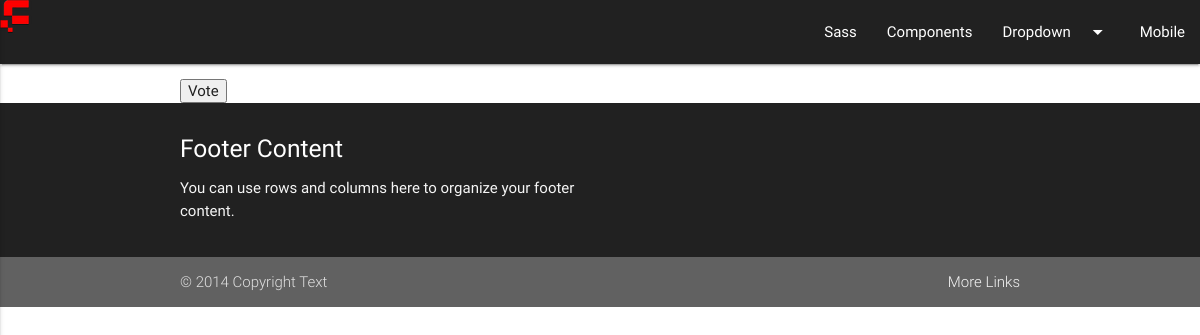
Before: /teams/2/ with the older database file.
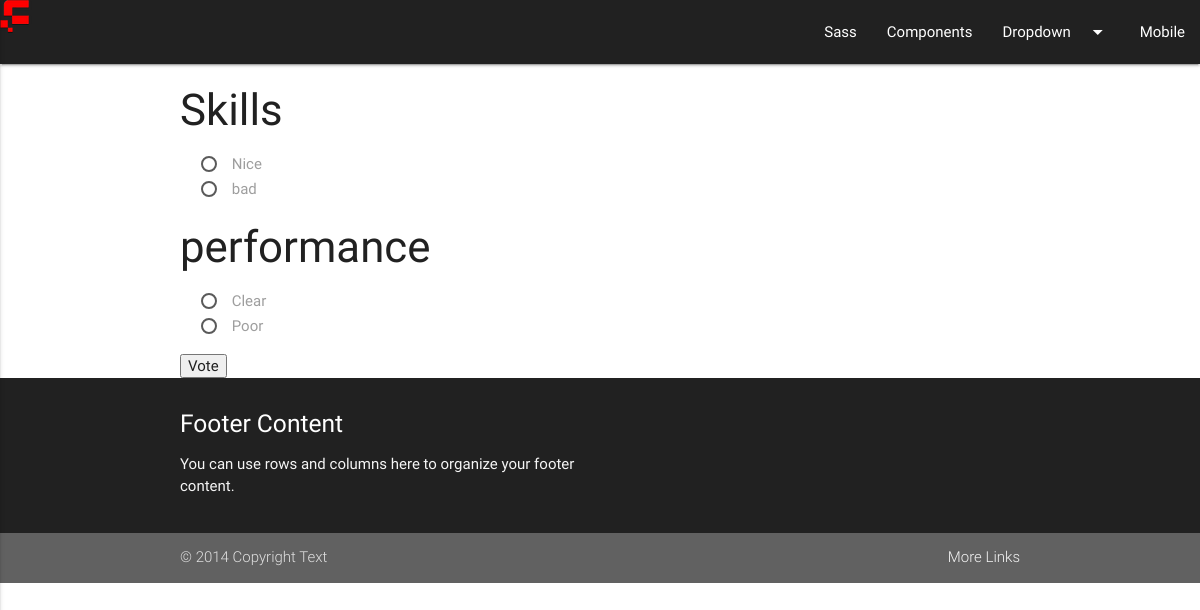
After: the same page with the newer database file.
### polls/models.py (models this page shows, shortened)
class Question(models.Model):
    question_id = models.AutoField(primary_key=True)
    team = models.ForeignKey(Teams, on_delete=models.CASCADE)
    question_text = models.CharField(max_length=200)
    pub_date = models.DateTimeField('date published')

class Choice(models.Model):
    choice_id = models.AutoField(primary_key=True)
    question = models.ForeignKey(Question, on_delete=models.CASCADE)
    choice_text = models.CharField(max_length=200)
    votes = models.IntegerField(default=0)

### polls/views.py (the view)
# urls.py: url(r'^teams/(?P<team_id>[0-9]+)/$', views.team, name='team'),
def team(request, team_id):
    try:
        team = Teams.objects.get(pk=team_id)
    except Teams.DoesNotExist:
        raise Http404("Question does not exist")
    questions = Question.objects.filter(team=team_id).all()
    args = {
        'questions': questions,
        'team':team,
    }
    return render(request, 'team.html', args)

### polls/templates/team.html (shortened to what this page needs)
<!DOCTYPE html>
<html lang="en">
{% include "header.html" %}
<body>
{% include "navbar.html" %}
<div class="container">
    <form action="/teams/{{team.team_id}}/vote/" method="post">
    <ul>
        {% if questions is not None %}
            {% for question in questions %}
                <li>
                    <h3>{{ question.question_text }}</h3>
                    {% for choice in question.choice_set.all %}
                        <label for="{{question.question_id}}{{ forloop.counter }}">{{ choice.choice_text }}</label><br />
                    {% endfor %}
                </li>
            {% endfor %}
        {% else %}
            <p>No questions are available.</p>
        {% endif %}
    </ul>
    <input type="submit" value="Vote" />
</form>
</div>
{% include "footer.html"%}
</body>
</html>

Changed rows visible on the page:
added Question: question_text "Skills"
added Choice: choice_text "Nice", shown under "Skills"
added Choice: choice_text "bad", shown under "Skills"
added Question: question_text "performance"
added Choice: choice_text "Clear", shown under "performance"
added Choice: choice_text "Poor", shown under "performance"
